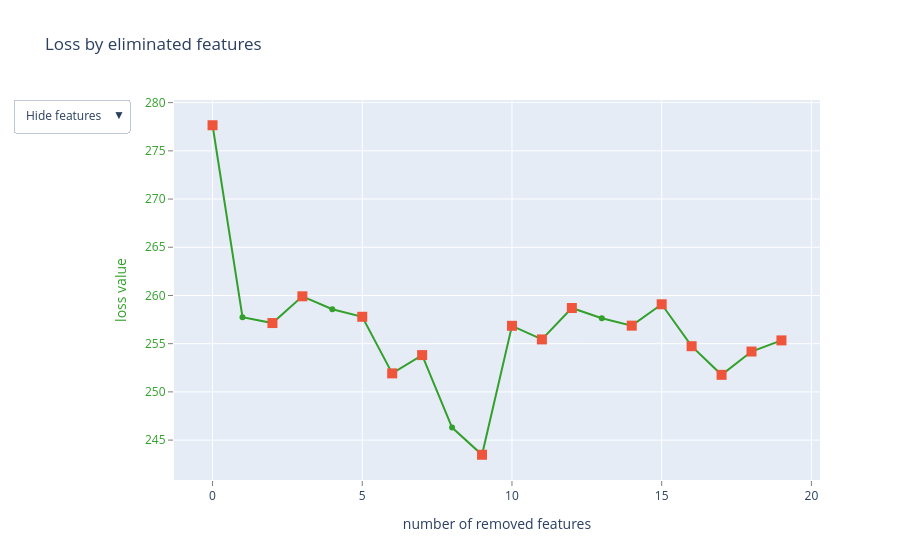

Write notebook code for a chart like this one.
### Code cell
model = CatBoostRegressor(iterations=1000, loss_function='RMSE',random_seed=0)
summary = model.select_features(
    train_data,
    eval_set=eval_data,
    features_for_select='0-48',
    num_features_to_select=30,
    steps=15,
    algorithm=EFeaturesSelectionAlgorithm.RecursiveByShapValues,
    shap_calc_type=EShapCalcType.Regular,
    train_final_model=True,
    logging_level='Silent',
    plot=True
)

### Figure 1 — Plotly figure (JSON) as saved in the notebook; plotly's stock layout.template omitted (floating-point values rounded to 4 significant figures)
{"data": [{"line": {"color": "rgb(51,160,44)"}, "mode": "lines+markers", "name": "", "text": ["", "SeedlingsPerPit", "CropbasalFerts", "1appDaysUrea", "CropTillageDate-Threshing_date", "Threshing_method", "Threshing_Month", "CropTillageMonth", "MineralFertAppMethod.1", "SeedingSowingTransplanting-Threshing_date", "Harv_Month", "CropTillageDate-SeedingSowingTransplanting", "Threshing_date", "District", "RcNursEstMonth", "NoFertilizerAppln", "Harv_date-RcNursEstDate", "Harv_hand_rent", "MineralFertAppMethod", "LandPreparationMethod"], "type": "scatter", "x": [0, 1, 2, 3, 4, 5, 6, 7, 8, 9, 10, 11, 12, 13, 14, 15, 16, 17, 18, 19], "y": [277.7, 257.7, 257.1, 259.9, 258.6, 257.8, 251.9, 253.8, 246.3, 243.5, 256.9, 255.4, 258.7, 257.6, 256.9, 259.1, 254.7, 251.8, 254.2, 255.3]}, {"marker": {"size": 10, "symbol": "square"}, "mode": "markers", "name": "", "text": ["", "CropbasalFerts", "1appDaysUrea", "Threshing_method", "Threshing_Month", "CropTillageMonth", "SeedingSowingTransplanting-Threshing_date", "Harv_Month", "CropTillageDate-SeedingSowingTransplanting", "Threshing_date", "RcNursEstMonth", "NoFertilizerAppln", "Harv_date-RcNursEstDate", "Harv_hand_rent", "MineralFertAppMethod", "LandPreparationMethod"], "type": "scatter", "x": [0, 2, 3, 5, 6, 7, 9, 10, 11, 12, 14, 15, 16, 17, 18, 19], "y": [277.7, 257.1, 259.9, 257.8, 251.9, 253.8, 243.5, 256.9, 255.4, 258.7, 256.9, 259.1, 254.7, 251.8, 254.2, 255.3]}, {"mode": "text", "name": "", "text": ["", "10", "18", "23", "40", "29", "38", "34", "24", "47", "37", "41", "28", "0", "35", "17", "48", "27", "20", "4"], "textfont": {"color": "rgb(51,160,44)", "family": "sans serif", "size": 18}, "textposition": "bottom center", "type": "scatter", "visible": false, "x": [0, 1, 2, 3, 4, 5, 6, 7, 8, 9, 10, 11, 12, 13, 14, 15, 16, 17, 18, 19], "y": [277.7, 257.7, 257.1, 259.9, 258.6, 257.8, 251.9, 253.8, 246.3, 243.5, 256.9, 255.4, 258.7, 257.6, 256.9, 259.1, 254.7, 251.8, 254.2, 255.3]}, {"mode": "text", "name": "", "text": ["", "SeedlingsPerPit", "CropbasalFerts", "1appDaysUrea", "CropTillageDate-Threshing_date", "Threshing_method", "Threshing_Month", "CropTillageMonth", "MineralFertAppMethod.1", "SeedingSowingTransplanting-Threshing_date", "Harv_Month", "CropTillageDate-SeedingSowingTransplanting", "Threshing_date", "District", "RcNursEstMonth", "NoFertilizerAppln", "Harv_date-RcNursEstDate", "Harv_hand_rent", "MineralFertAppMethod", "LandPreparationMethod"], "textfont": {"color": "rgb(51,160,44)", "family": "sans serif", "size": 18}, "textposition": "bottom center", "type": "scatter", "visible": false, "x": [0, 1, 2, 3, 4, 5, 6, 7, 8, 9, 10, 11, 12, 13, 14, 15, 16, 17, 18, 19], "y": [277.7, 257.7, 257.1, 259.9, 258.6, 257.8, 251.9, 253.8, 246.3, 243.5, 256.9, 255.4, 258.7, 257.6, 256.9, 259.1, 254.7, 251.8, 254.2, 255.3]}], "layout": {"showlegend": false, "title": {"text": "Loss by eliminated features"}, "updatemenus": [{"active": 0, "buttons": [{"args": [{"visible": [true, true, false, false]}], "label": "Hide features", "method": "update"}, {"args": [{"visible": [true, true, true, false]}], "label": "Show indices", "method": "update"}, {"args": [{"visible": [true, true, false, true]}], "label": "Show names", "method": "update"}], "pad": {"r": 10, "t": 10}, "showactive": true, "x": -0.25, "xanchor": "left", "y": 1.03, "yanchor": "top"}], "xaxis": {"gridcolor": "rgb(255,255,255)", "showgrid": true, "showline": false, "showticklabels": true, "tickcolor": "rgb(127,127,127)", "ticks": "outside", "title": {"text": "number of removed features"}, "zeroline": false}, "yaxis": {"gridcolor": "rgb(255,255,255)", "showgrid": true, "showline": false, "showticklabels": true, "tickcolor": "rgb(127,127,127)", "tickfont": {"color": "rgb(51,160,44)"}, "ticks": "outside", "title": {"font": {"color": "rgb(51,160,44)"}, "text": "loss value"}, "zeroline": false}}}
